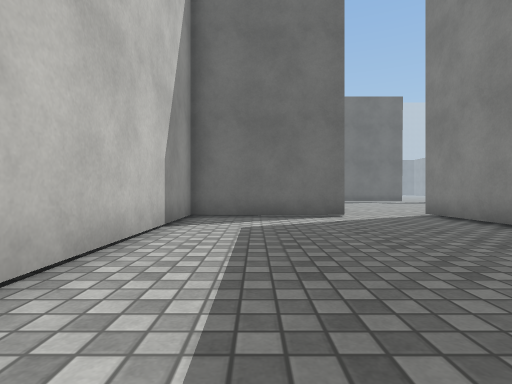
View 1 (above)

18 first-person views from a walk through a scene from a Unity 3-D project. The camera is 0.68 m above the floor, looks level and sees 80° across. The floor is counted in squares, 1 m on a side. Each view is taken from the middle of a square. On the plan, view 1 faces up. The plan holds only what a view shows up to about 10 squares ahead; the rest is blank. The place goes on beyond the plan. Surface patterns are stand-ins for the level's own textures.

View 2
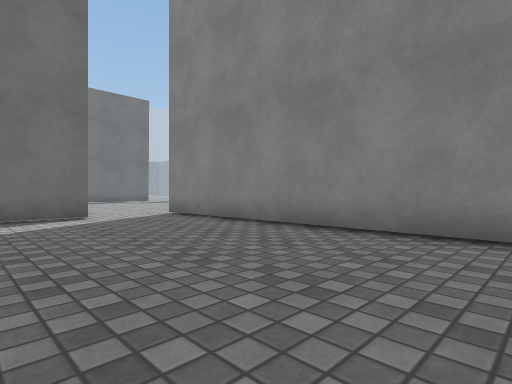

View 3
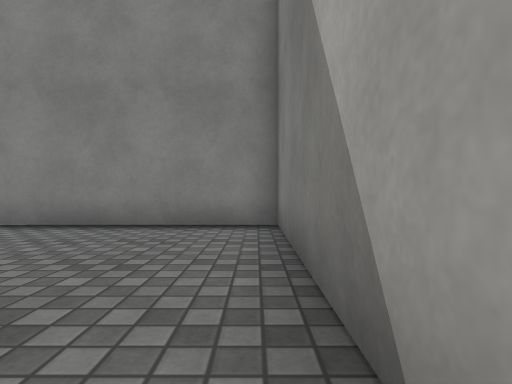

View 4
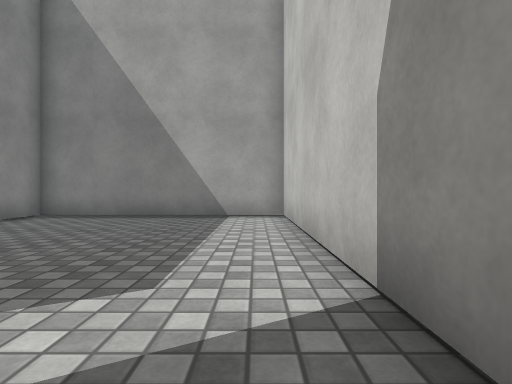

View 5
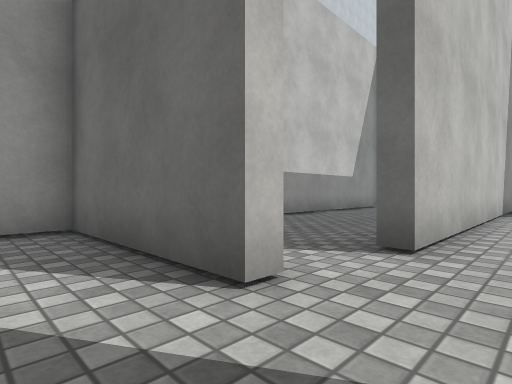

View 6
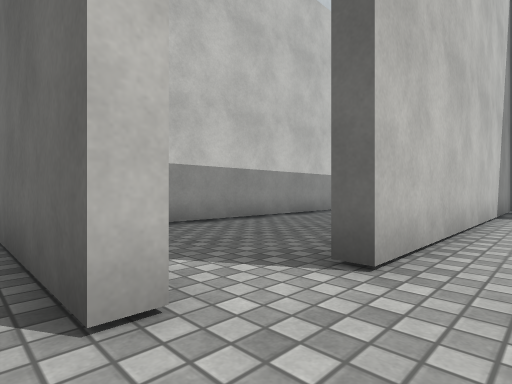

View 7
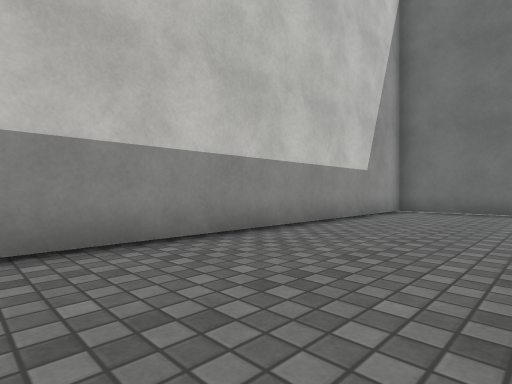

View 8
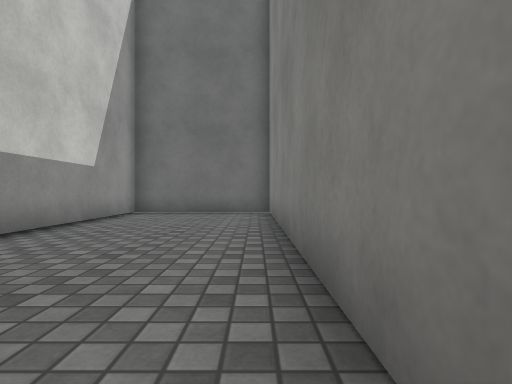

View 9
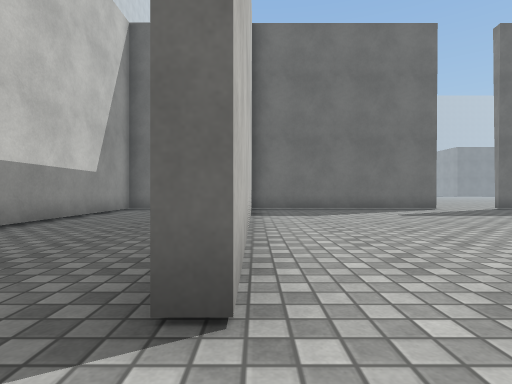

View 10
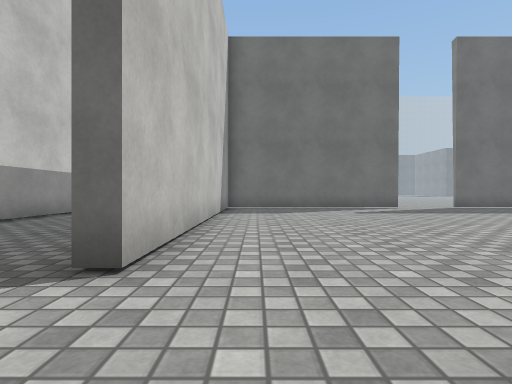

View 11
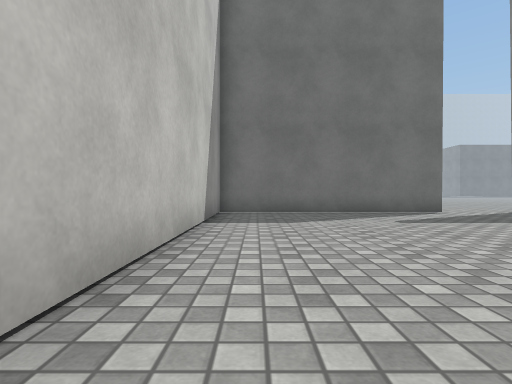

View 12
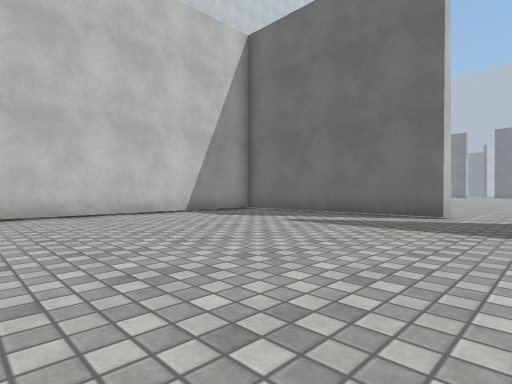

View 13
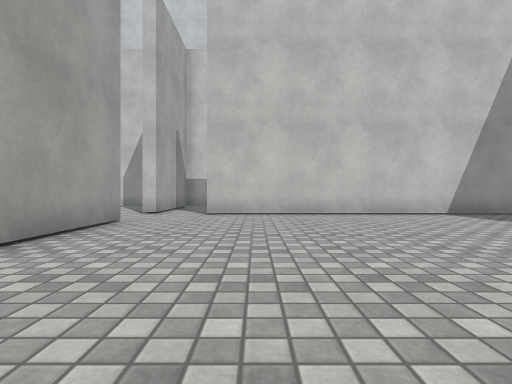

View 14
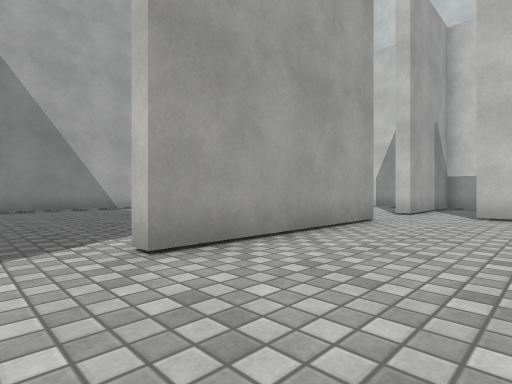

View 15
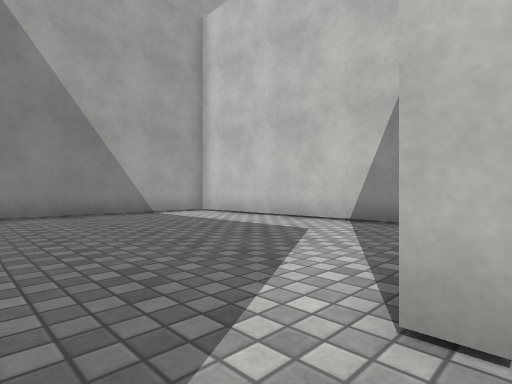

View 16
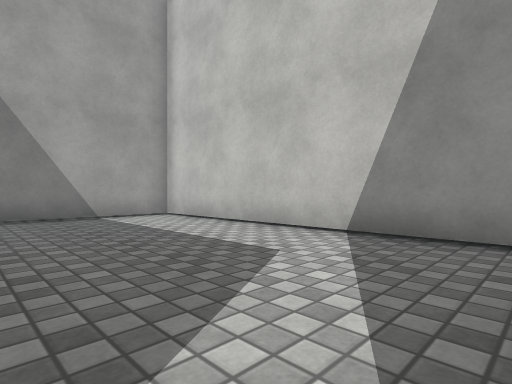

View 17
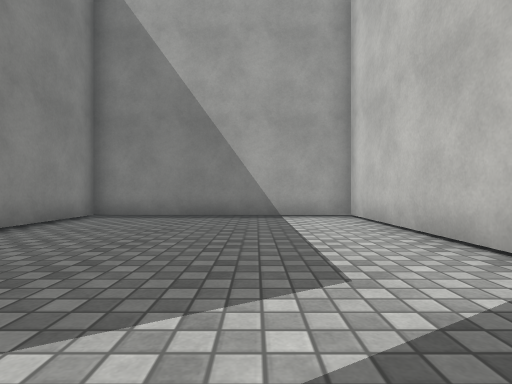

View 18
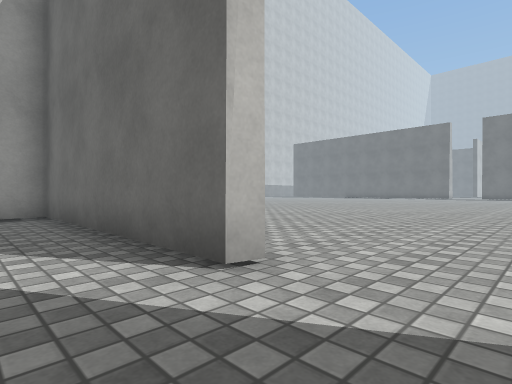

### Floor plan
Ten units are one square. View 1 is at (0, 0); x grows to the right and y downward. Boxes are objects, and circles mark ways between rooms. Rooms are numbered by the first view taken in them; rooms with no view inside come last. Other rooms are left out.
<svg viewBox="-23 -215 153 224">
<path fill="none" stroke="#000" d="M24 -84 -18 -84 -18 4 50 4 49 -89M25 -115 24 -203M29 -105 25 -105M25 -207 -18 -207 -18 -103M10 -88 24 -89 24 -84M99 -207 29 -207 29 -105M49 -89 105 -89 105 -84M53 -76 54 4 125 4 125 -1"/>
<circle cx="35" cy="-90" r="3" fill="#2a7"/>
<circle cx="30" cy="-100" r="3" fill="#2a7"/>
<circle cx="115" cy="-90" r="3" fill="#2a7"/>
<text x="10" y="-40">1</text>
<text x="10" y="-150">2</text>
<text x="80" y="-150">3</text>
<text x="90" y="-40">4</text>
</svg>
Room 1 opens to room 2. Room 2 opens to room 3. Room 3 opens to room 4.

Where each view was taken, in squares from view 1:
view 1: 0 up, 0 right, facing up
view 2: 0 up, 0 right, facing up-right
view 3: 0 up, 1 left, facing right
view 4: 8 up, 1 left, facing down
view 5: 7 up, 4 right, facing up-left
view 6: 8 up, 4 right, facing up-left
view 7: 10 up, 2 right, facing up-left
view 8: 11 up, 2 right, facing up
view 9: 9 up, 3 right, facing up
view 10: 8 up, 4 right, facing up
view 11: 11 up, 4 right, facing up
view 12: 12 up, 12 right, facing up-left
view 13: 12 up, 12 right, facing left
view 14: 12 up, 12 right, facing down-left
view 15: 9 up, 12 right, facing down-left
view 16: 8 up, 10 right, facing down-left
view 17: 8 up, 8 right, facing down
view 18: 19 up, 12 right, facing up-left
